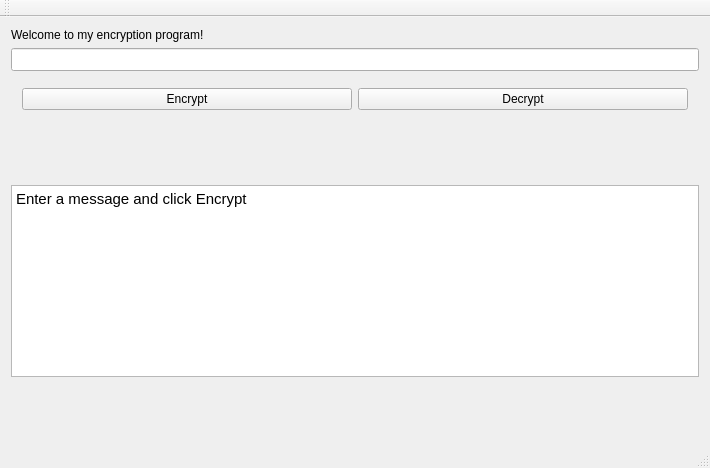
<?xml version="1.0" encoding="UTF-8"?>
<ui version="4.0">
 <class>MainWindow</class>
 <widget class="QMainWindow" name="MainWindow">
  <property name="geometry">
   <rect>
    <x>0</x>
    <y>0</y>
    <width>710</width>
    <height>468</height>
   </rect>
  </property>
  <property name="windowTitle">
   <string>MainWindow</string>
  </property>
  <widget class="QWidget" name="centralWidget">
   <layout class="QVBoxLayout" name="verticalLayout_2">
    <item>
     <widget class="QLabel" name="label">
      <property name="text">
       <string>Welcome to my encryption program!</string>
      </property>
     </widget>
    </item>
    <item>
     <widget class="QLineEdit" name="input_lineEdit">
      <property name="font">
       <font>
        <pointsize>10</pointsize>
       </font>
      </property>
     </widget>
    </item>
    <item>
     <widget class="QWidget" name="widget_2" native="true">
      <layout class="QHBoxLayout" name="horizontalLayout">
       <item>
        <widget class="QPushButton" name="encryptButton">
         <property name="sizePolicy">
          <sizepolicy hsizetype="Preferred" vsizetype="Preferred">
           <horstretch>0</horstretch>
           <verstretch>0</verstretch>
          </sizepolicy>
         </property>
         <property name="text">
          <string>Encrypt</string>
         </property>
        </widget>
       </item>
       <item>
        <widget class="QPushButton" name="decryptButton">
         <property name="sizePolicy">
          <sizepolicy hsizetype="Preferred" vsizetype="Preferred">
           <horstretch>0</horstretch>
           <verstretch>0</verstretch>
          </sizepolicy>
         </property>
         <property name="text">
          <string>Decrypt</string>
         </property>
        </widget>
       </item>
      </layout>
     </widget>
    </item>
    <item>
     <spacer name="verticalSpacer">
      <property name="orientation">
       <enum>Qt::Vertical</enum>
      </property>
      <property name="sizeHint" stdset="0">
       <size>
        <width>20</width>
        <height>40</height>
       </size>
      </property>
     </spacer>
    </item>
    <item>
     <widget class="QTextBrowser" name="textBrowser">
      <property name="font">
       <font>
        <pointsize>11</pointsize>
       </font>
      </property>
      <property name="html">
       <string>&lt;!DOCTYPE HTML PUBLIC &quot;-//W3C//DTD HTML 4.0//EN&quot; &quot;http://www.w3.org/TR/REC-html40/strict.dtd&quot;&gt;
&lt;html&gt;&lt;head&gt;&lt;meta name=&quot;qrichtext&quot; content=&quot;1&quot; /&gt;&lt;style type=&quot;text/css&quot;&gt;
p, li { white-space: pre-wrap; }
&lt;/style&gt;&lt;/head&gt;&lt;body style=&quot; font-family:'MS Shell Dlg 2'; font-size:11pt; font-weight:400; font-style:normal;&quot;&gt;
&lt;p style=&quot; margin-top:0px; margin-bottom:0px; margin-left:0px; margin-right:0px; -qt-block-indent:0; text-indent:0px;&quot;&gt;Enter a message and click Encrypt&lt;/p&gt;&lt;/body&gt;&lt;/html&gt;</string>
      </property>
     </widget>
    </item>
    <item>
     <spacer name="verticalSpacer_2">
      <property name="orientation">
       <enum>Qt::Vertical</enum>
      </property>
      <property name="sizeHint" stdset="0">
       <size>
        <width>20</width>
        <height>40</height>
       </size>
      </property>
     </spacer>
    </item>
   </layout>
  </widget>
  <widget class="QMenuBar" name="menuBar">
   <property name="geometry">
    <rect>
     <x>0</x>
     <y>0</y>
     <width>710</width>
     <height>21</height>
    </rect>
   </property>
  </widget>
  <widget class="QToolBar" name="mainToolBar">
   <attribute name="toolBarArea">
    <enum>TopToolBarArea</enum>
   </attribute>
   <attribute name="toolBarBreak">
    <bool>false</bool>
   </attribute>
  </widget>
  <widget class="QStatusBar" name="statusBar"/>
 </widget>
 <layoutdefault spacing="6" margin="11"/>
 <resources/>
 <connections/>
</ui>
